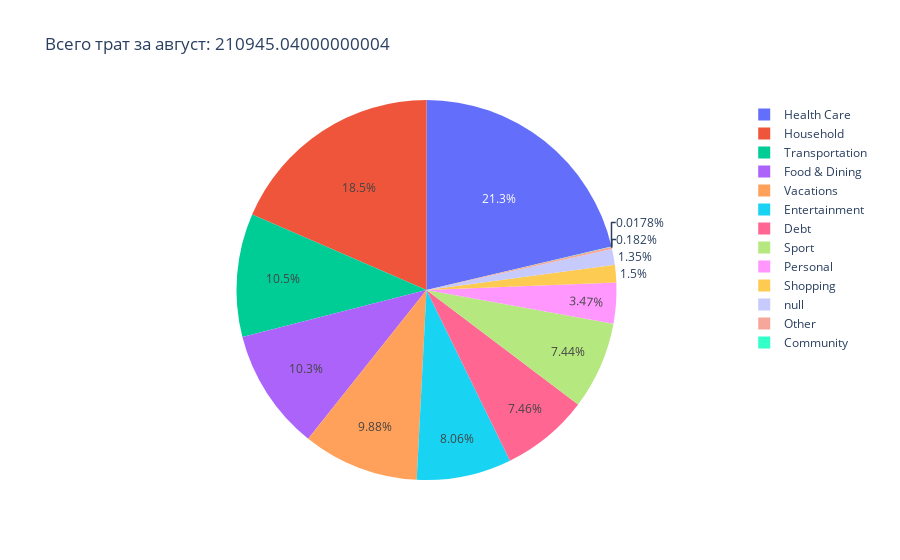

Notebook cell for this chart:
### Code cell
df_vis_2 = df_vis.loc[df_vis['Подкатегория'] != "Mortgage/Rent"]

fig = px.pie(df_vis_2, values='trans_rub', names='Категория', title=f'Всего трат за {months_dict[month]}: {df_vis_2["trans_rub"].sum()}')
fig.show()

### Figure 1 — Plotly figure (JSON) as saved in the notebook; plotly's stock layout.template omitted (floating-point values rounded to 4 significant figures; data arrays with more than 128 entries replaced by an {"elided": "..."} marker saying what was removed)
{"data": [{"domain": {"x": [0, 1], "y": [0, 1]}, "hovertemplate": "Категория=%{label}<br>trans_rub=%{value}<extra></extra>", "labels": {"elided": "130 str values"}, "legendgroup": "", "name": "", "showlegend": true, "type": "pie", "values": {"elided": "130 float values"}}], "layout": {"legend": {"tracegroupgap": 0}, "title": {"text": "Всего трат за август: 210945.04000000004"}}}
